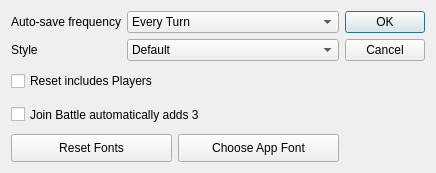
<?xml version="1.0" encoding="UTF-8"?>
<ui version="4.0">
 <class>PrefWindow</class>
 <widget class="QDialog" name="PrefWindow">
  <property name="geometry">
   <rect>
    <x>0</x>
    <y>0</y>
    <width>436</width>
    <height>173</height>
   </rect>
  </property>
  <property name="windowTitle">
   <string>Dialog</string>
  </property>
  <layout class="QHBoxLayout" name="horizontalLayout_2">
   <item>
    <layout class="QVBoxLayout" name="verticalLayout_2">
     <item>
      <layout class="QFormLayout" name="formLayout">
       <item row="0" column="0">
        <widget class="QLabel" name="label">
         <property name="sizePolicy">
          <sizepolicy hsizetype="Preferred" vsizetype="Preferred">
           <horstretch>0</horstretch>
           <verstretch>0</verstretch>
          </sizepolicy>
         </property>
         <property name="text">
          <string>Auto-save frequency</string>
         </property>
        </widget>
       </item>
       <item row="0" column="1">
        <widget class="QComboBox" name="auto_save_comboBox">
         <property name="sizePolicy">
          <sizepolicy hsizetype="Preferred" vsizetype="Preferred">
           <horstretch>0</horstretch>
           <verstretch>0</verstretch>
          </sizepolicy>
         </property>
         <item>
          <property name="text">
           <string>Every Turn</string>
          </property>
         </item>
         <item>
          <property name="text">
           <string>Every Round</string>
          </property>
         </item>
         <item>
          <property name="text">
           <string>Off</string>
          </property>
         </item>
        </widget>
       </item>
       <item row="1" column="0">
        <widget class="QLabel" name="label_2">
         <property name="text">
          <string>Style</string>
         </property>
        </widget>
       </item>
       <item row="1" column="1">
        <widget class="QComboBox" name="style_comboBox">
         <item>
          <property name="text">
           <string>Default</string>
          </property>
         </item>
         <item>
          <property name="text">
           <string>Fusion</string>
          </property>
         </item>
        </widget>
       </item>
      </layout>
     </item>
     <item>
      <widget class="QCheckBox" name="reset_checkBox">
       <property name="sizePolicy">
        <sizepolicy hsizetype="Preferred" vsizetype="Preferred">
         <horstretch>0</horstretch>
         <verstretch>0</verstretch>
        </sizepolicy>
       </property>
       <property name="text">
        <string>Reset includes Players</string>
       </property>
      </widget>
     </item>
     <item>
      <widget class="QCheckBox" name="jb_checkBox">
       <property name="sizePolicy">
        <sizepolicy hsizetype="Preferred" vsizetype="Preferred">
         <horstretch>0</horstretch>
         <verstretch>0</verstretch>
        </sizepolicy>
       </property>
       <property name="text">
        <string>Join Battle automatically adds 3</string>
       </property>
      </widget>
     </item>
     <item>
      <layout class="QHBoxLayout" name="horizontalLayout">
       <item>
        <widget class="QPushButton" name="Reset_Button_btn">
         <property name="sizePolicy">
          <sizepolicy hsizetype="Preferred" vsizetype="Preferred">
           <horstretch>0</horstretch>
           <verstretch>0</verstretch>
          </sizepolicy>
         </property>
         <property name="text">
          <string>Reset Fonts</string>
         </property>
        </widget>
       </item>
       <item>
        <widget class="QPushButton" name="choose_font_btn">
         <property name="sizePolicy">
          <sizepolicy hsizetype="Preferred" vsizetype="Preferred">
           <horstretch>0</horstretch>
           <verstretch>0</verstretch>
          </sizepolicy>
         </property>
         <property name="text">
          <string>Choose App Font</string>
         </property>
        </widget>
       </item>
      </layout>
     </item>
    </layout>
   </item>
   <item>
    <widget class="QDialogButtonBox" name="buttonBox">
     <property name="orientation">
      <enum>Qt::Vertical</enum>
     </property>
     <property name="standardButtons">
      <set>QDialogButtonBox::Cancel|QDialogButtonBox::Ok</set>
     </property>
    </widget>
   </item>
  </layout>
 </widget>
 <resources/>
 <connections>
  <connection>
   <sender>buttonBox</sender>
   <signal>accepted()</signal>
   <receiver>PrefWindow</receiver>
   <slot>accept()</slot>
   <hints>
    <hint type="sourcelabel">
     <x>248</x>
     <y>254</y>
    </hint>
    <hint type="destinationlabel">
     <x>157</x>
     <y>274</y>
    </hint>
   </hints>
  </connection>
  <connection>
   <sender>buttonBox</sender>
   <signal>rejected()</signal>
   <receiver>PrefWindow</receiver>
   <slot>reject()</slot>
   <hints>
    <hint type="sourcelabel">
     <x>316</x>
     <y>260</y>
    </hint>
    <hint type="destinationlabel">
     <x>286</x>
     <y>274</y>
    </hint>
   </hints>
  </connection>
 </connections>
</ui>
